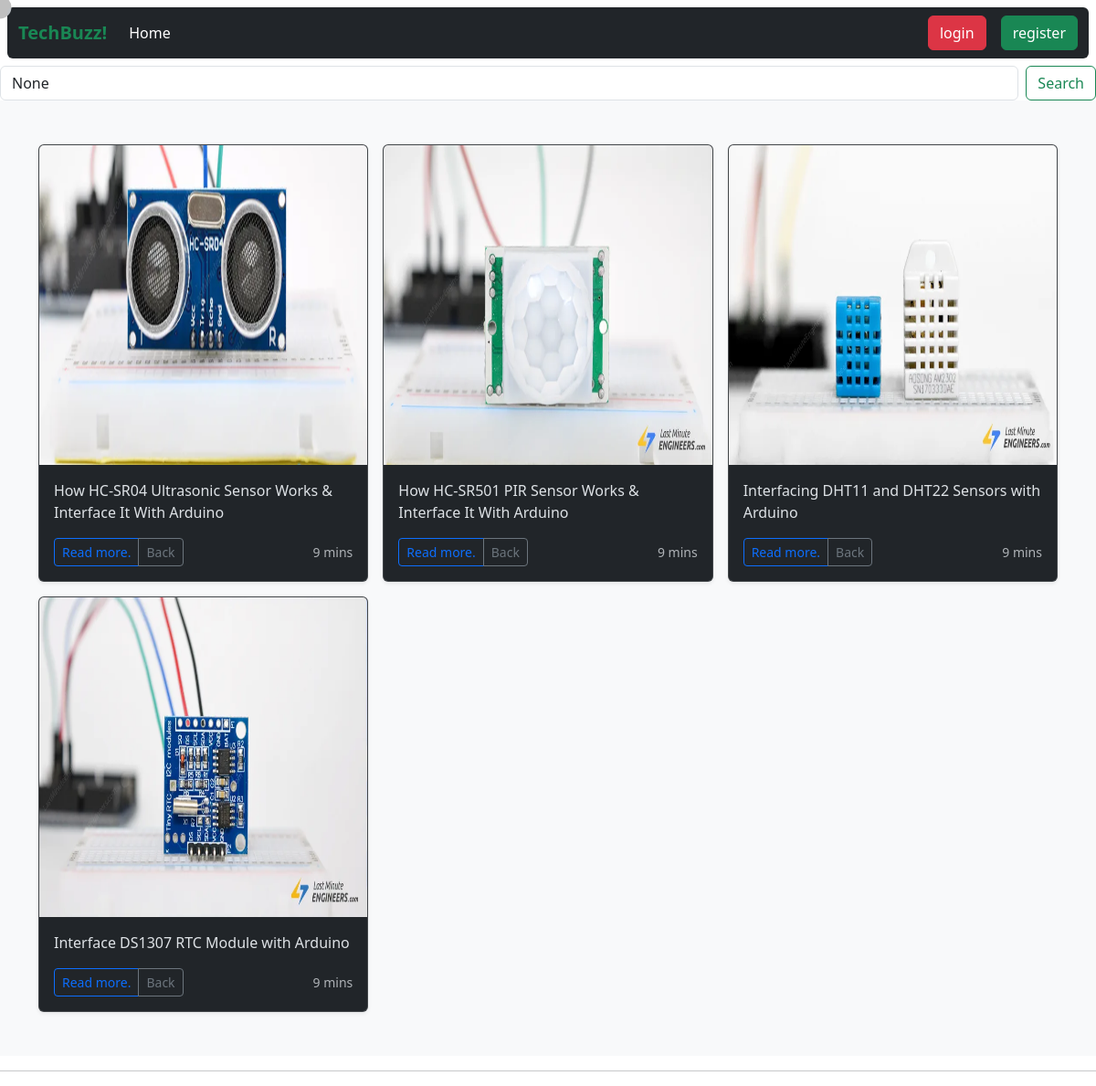
Screenshot of /mainCat/5/ with the database file from the repository.
### Blog/models.py (models this page shows, shortened)
class BlogModel(models.Model):
    MainCat = models.ForeignKey(MainCategory, on_delete=models.CASCADE, null=True, blank=True,default=True)
    SubCat = models.ForeignKey(SubCategory, related_name='blogs', on_delete=models.CASCADE)
    title = models.CharField(max_length=1000)
    pre_content = models.TextField(null= True, blank=True)
    author = models.ForeignKey(User, on_delete=models.CASCADE, null=True, blank=True,default=True)
    content = FroalaField()
    slug = models.SlugField(max_length=1000, null = True, blank= True)
    image = models.ImageField(upload_to='blog')
    created_at = models.DateTimeField(auto_now_add=True)
    upload_to = models.DateTimeField(auto_now = True)

### Blog/views.py (the view)
# urls.py: path('mainCat/<id>/',main_category_blogs,name = 'mainCat'),
def main_category_blogs(request, id,subcategory_id=None):
    main_category = get_object_or_404(MainCategory, id = id)
    subCat = SubCategory.objects.filter(main_categories__mainCat = main_category).distinct()
    if subcategory_id:
        selected_subcategory = get_object_or_404(SubCategory, id=subcategory_id)
        cards = BlogModel.objects.filter(MainCat=main_category, SubCat = selected_subcategory)
    else:
        selected_subcategory = None
        cards = BlogModel.objects.filter(MainCat = main_category)
        search = request.GET.get('search')
        if search:
            cards = cards.filter(title__icontains = search)
    context = {
        'main_category': main_category,
        'subCat': subCat,
        'selected_subcategory': selected_subcategory,
        'cards': cards,
        'search':search,
    }
    return render(request,'main_category_blogs.html',context)

### Blog/models.py (called while the page is built)
    def __str__(self):
        return self.mainCat

### Blog/templates/main_category_blogs.html (shortened to what this page needs)
{% extends "base.html" %}
{% block body %}
<form class="d-flex" role="search">
    <input class="form-control me-2" type="search" value="{{search}}" placeholder="Search" name="search" aria-label="Search">
    <button class="btn btn-outline-success" type="submit">Search</button>
  </form>
<div class="album py-5 bg-body-tertiary">
    <div class="container">
        {% if selected_subcategory %}
        <div class="row row-cols-1 row-cols-sm-2 row-cols-md-3 g-3 " data-bs-theme="dark">
            {% for card in cards %}
            <div class="col">
                <div class="card shadow-sm">
                    <a href="{% url 'blog_detail' slug=card.slug %}" class="text-decoration-none">
                        <img src="{{ card.image.url }}" class="bd-placeholder-img card-img-top" alt="Card image"
                            width="100%" height="350">
                    </a>
                    <div class="card-body">
                        <p class="card-text">{{card.title }}</p>
                        <div class="d-flex justify-content-between align-items-center">
                            <div class="btn-group">
                                <a href="{% url 'blog_detail' slug=card.slug %}"
                                    class="btn btn-sm btn-outline-primary">Read more.</a>
                                <a href="/" class="btn btn-sm btn-outline-secondary">Back</a>
                            </div>
                            <small class="text-body-secondary">9 mins</small>
                        </div>
                    </div>
                </div>
            </div>
            {% endfor %}
        </div>
        {% else %}
        <div class="row row-cols-1 row-cols-sm-2 row-cols-md-3 g-3 " data-bs-theme="dark">
            {% for card in cards %}
            <div class="col">
                <div class="card shadow-sm">
                    <a href="{% url 'blog_detail' slug=card.slug %}" class="text-decoration-none">
                        <img src="{{ card.image.url }}" class="bd-placeholder-img card-img-top" alt="Card image"
                            width="100%" height="350">
                    </a>
                    <div class="card-body">
                        <p class="card-text">{{card.title }}</p>
                        <div class="d-flex justify-content-between align-items-center">
                            <div class="btn-group">
                                <a href="{% url 'blog_detail' slug=card.slug %}"
                                    class="btn btn-sm btn-outline-primary">Read more.</a>
                                <a href="/" class="btn btn-sm btn-outline-secondary">Back</a>
                            </div>
                            <small class="text-body-secondary">9 mins</small>
                        </div>
                    </div>
                </div>
            </div>
            {% endfor %}
        </div>
        {% endif %}
    </div>
</div>
{% endblock body %}

### rows the page displays
BlogModel: image (picture), title "How HC-SR04 Ultrasonic Sensor Works & Interface It With Arduino"
BlogModel: image (picture), title "How HC-SR501 PIR Sensor Works & Interface It With Arduino"
BlogModel: image (picture), title "Interfacing DHT11 and DHT22 Sensors with Arduino"
BlogModel: image (picture), title "Interface DS1307 RTC Module with Arduino"
